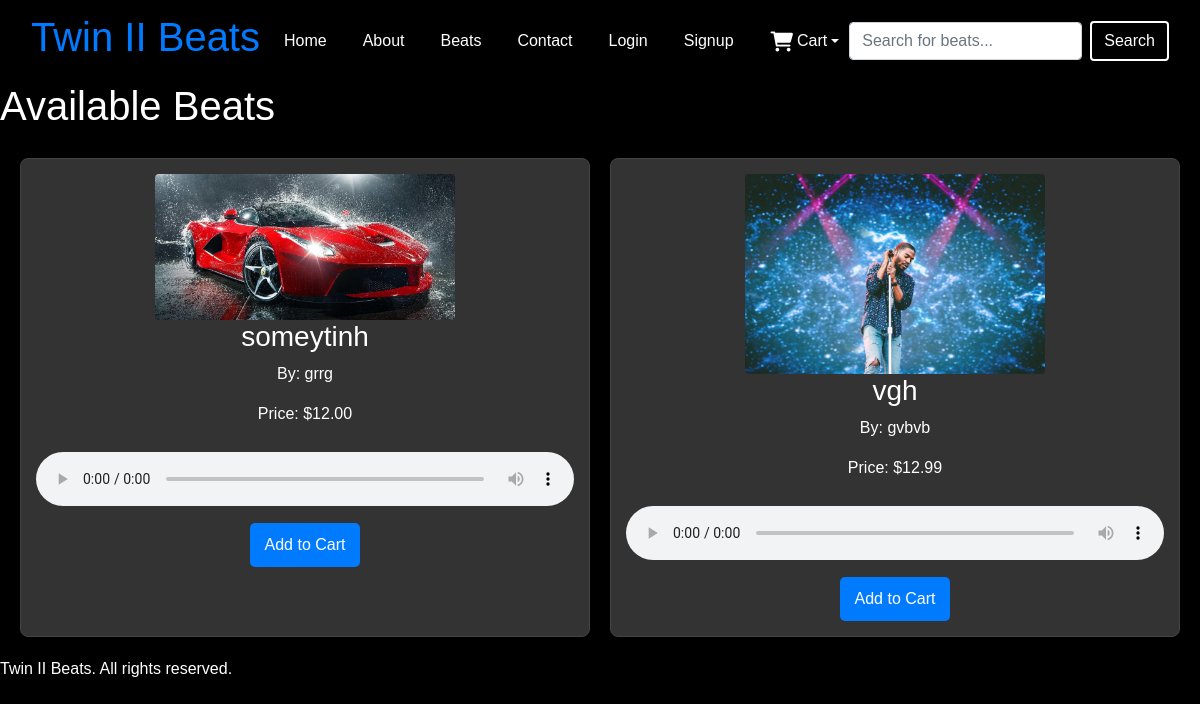
Screenshot of /instrumentals/ with the database file from the repository.
### instrumentals/models.py (models this page shows, shortened)
class Beat(models.Model):
    title = models.CharField(max_length=100)
    beat_id = models.UUIDField(default=uuid.uuid4, editable=False, unique=True)  # Unique beat ID
    producer = models.CharField(max_length=100)
    price = models.DecimalField(max_digits=10, decimal_places=2)
    cover_image = models.ImageField(upload_to='covers/', blank=True, null=True)
    audio_file = models.FileField(upload_to='audio/', blank=True, null=True)
    description = models.TextField(blank=True)
    release_date = models.DateField(null=True, blank=True)

### instrumentals/views.py (the view)
# urls.py: path('', views.beat_list, name='beats'),  # List all beats
def beat_list(request):
    beats = Beat.objects.all()  # Fetch all Beat instances
    is_admin = request.user.is_authenticated and request.user.is_staff  # Check if user is an admin
    return render(request, 'instrumentals/beatlist.html', {'beats': beats, 'is_admin': is_admin})

### bag/context_processors.py (called while the page is built, shortened)
def cart_items(request):
    total_quantity = 0
    total_price = 0
    cart_items = []
    bag = request.session.get('bag', {})
    return {
        'cart_items': cart_items,
        'cart_item_count': total_quantity,
        'total_quantity': total_quantity,
        'total_price': total_price,
    }

### templates/instrumentals/beatlist.html (shortened to what this page needs)
{% extends "base.html" %}
{% load static %}
{% block content %}
<h1>Available Beats</h1>
<div class="grid-container">
    {% for beat in beats %}
    <div class="grid-item">
        <img src="{{ beat.cover_image.url }}" alt="{{ beat.title }}" class="cover">
        <h3>{{ beat.title }}</h3>
        <p>By: {{ beat.producer }}</p>
        <p>Price: ${{ beat.price }}</p>
        <audio controls>
            <source src="{{ beat.audio_file.url }}" type="audio/mpeg">
        </audio>
        <form method="POST" action="{% url 'add_to_cart' beat.id %}" style="display:inline;">
            <button type="submit">Add to Cart</button>
        </form>
    </div>
    {% endfor %}
</div>
{% endblock %}

### static/css/styles.css (style rules this page uses)
body { background-color: black; color: #ffffff; margin: 0; font-family: Arial, sans-serif; }
.cover { align-items: center; width: 300px; height: auto; }
.grid-container { display: grid; grid-template-columns: repeat(auto-fill, minmax(400px, 1fr)); gap: 20px; padding: 20px; }
.grid-item { background-color: #333333; color: #ffffff; border: 1px solid #444444; border-radius: 8px; padding: 15px; text-align: center; box-shadow: 0 4px 6px rgba(0, 0, 0, 0.5); transition: transform 0.2s, box-shadow 0.2s; }
.grid-item img.cover { max-width: 100%; height: auto; border-radius: 4px; }
.grid-item audio { margin-top: 10px; width: 100%; }
.grid-item button { background-color: #007bff; color: white; border: none; padding: 10px 15px; border-radius: 5px; cursor: pointer; margin-top: 10px; }

### rows the page displays
Beat: cover_image (picture), title "someytinh", producer "grrg", price "12.00"
Beat: cover_image (picture), title "vgh", producer "gvbvb", price "12.99"
